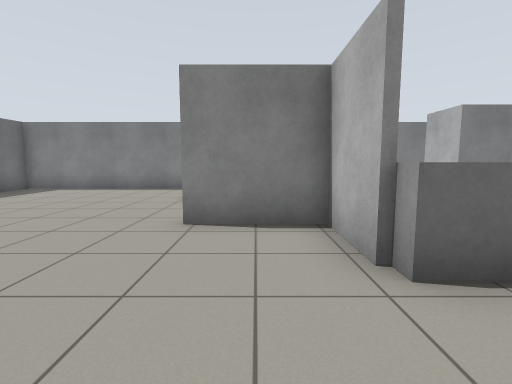
View 1 (above)

20 first-person views from a walk through a robot-simulator world made for Gazebo. The camera is 1 m above the floor, tilts 6° down and sees 85° across. The floor is counted in squares, 1 m on a side. Each view is taken from the middle of a square. On the plan, view 1 faces up. The plan holds only what a view shows up to about 12 squares ahead; the rest is blank.

View 2
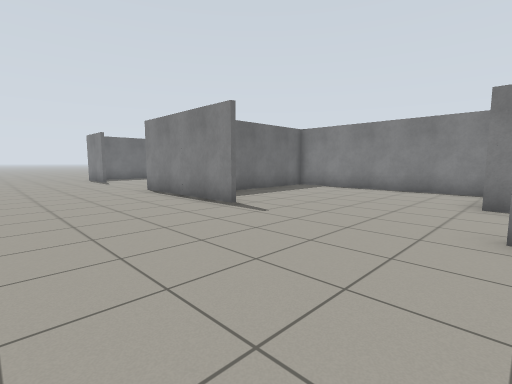

View 3
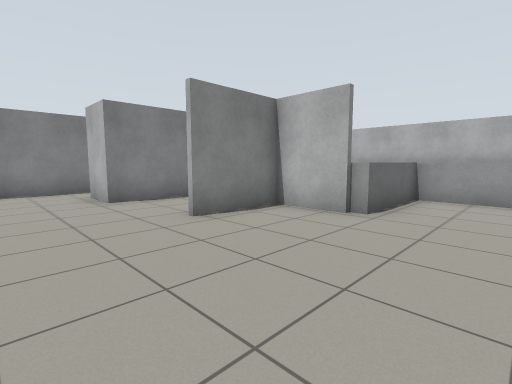

View 4
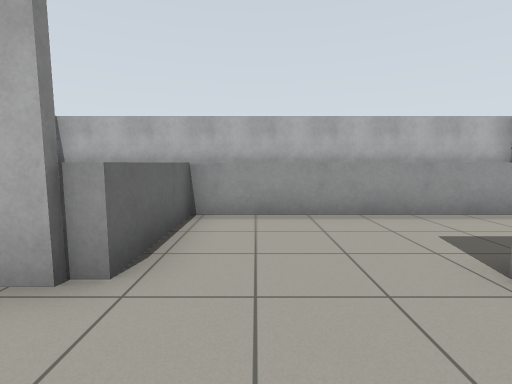

View 5
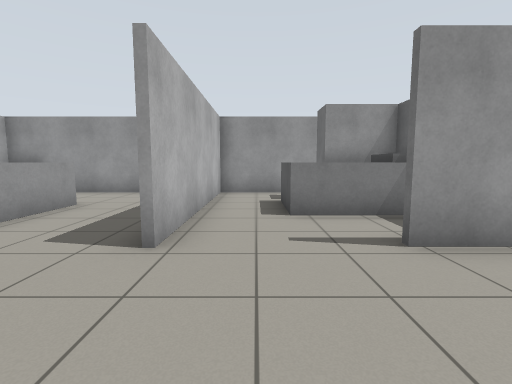

View 6
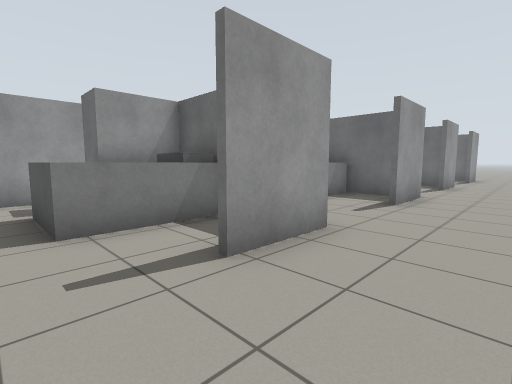

View 7
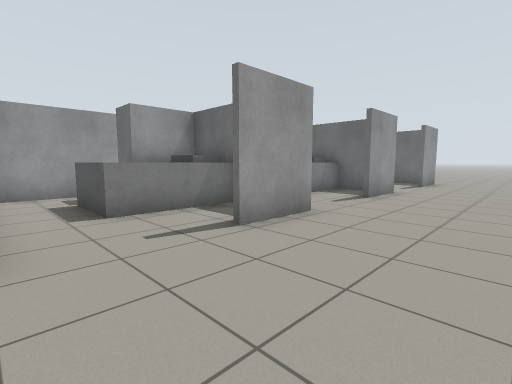

View 8
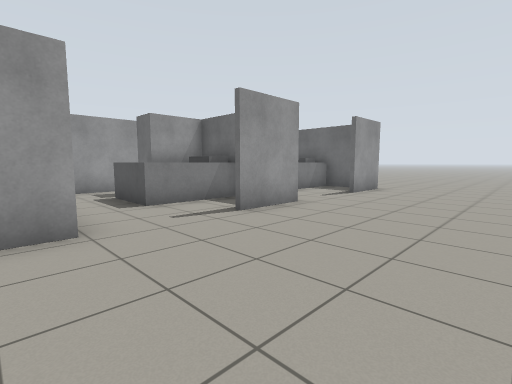

View 9
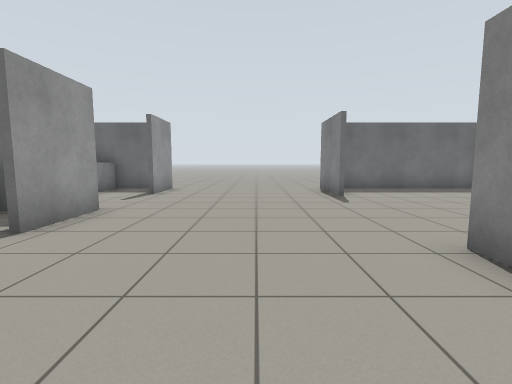

View 10
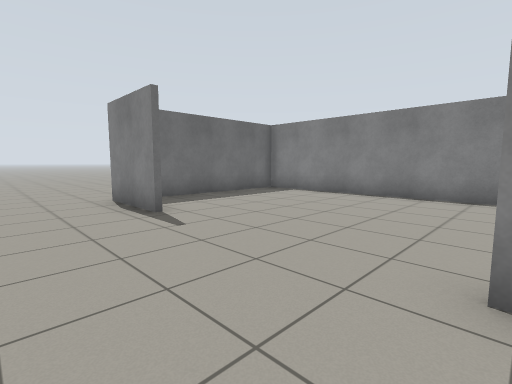

View 11
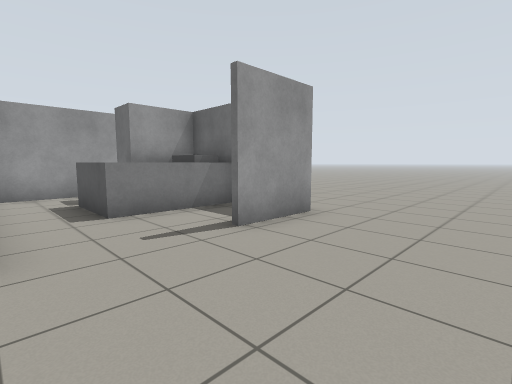

View 12
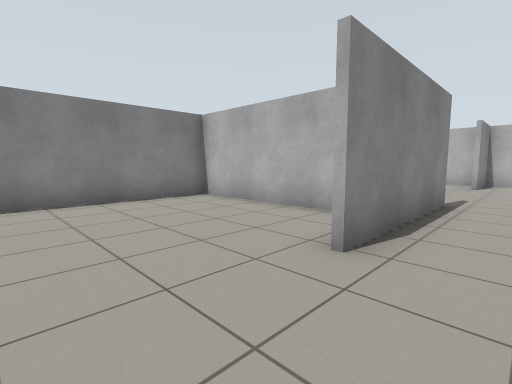

View 13
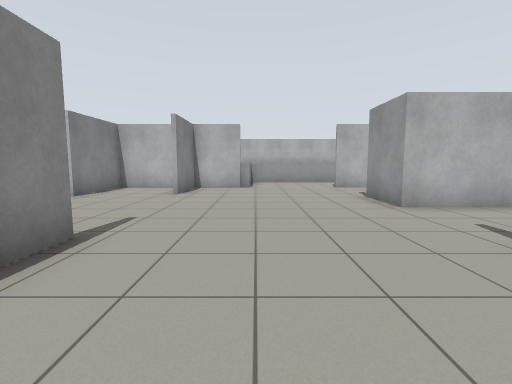

View 14
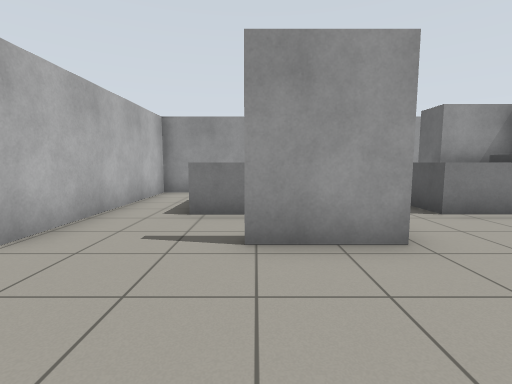

View 15
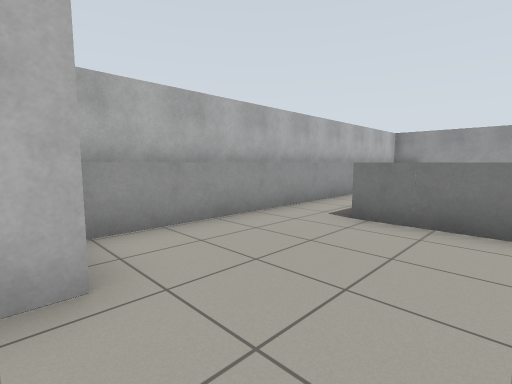

View 16
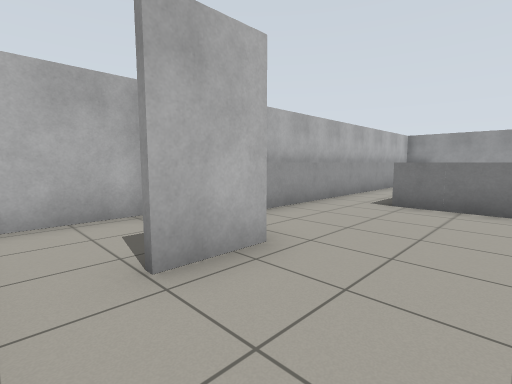

View 17
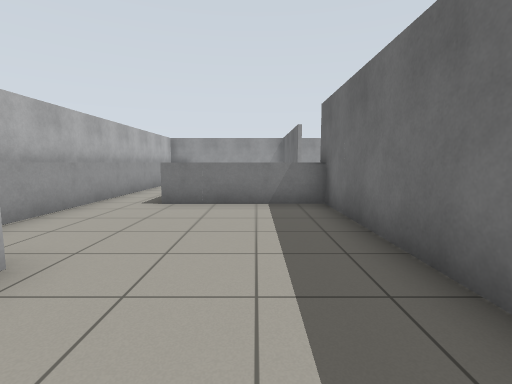

View 18
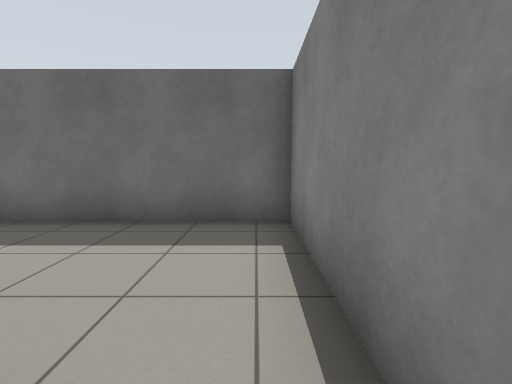

View 19
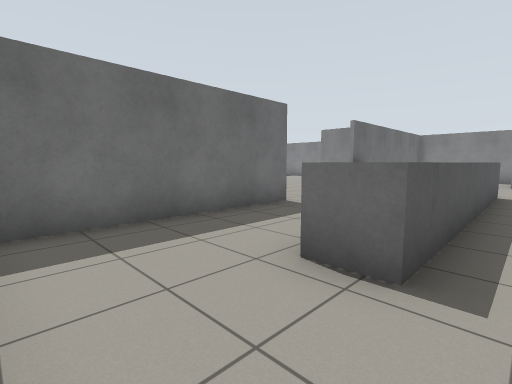

View 20
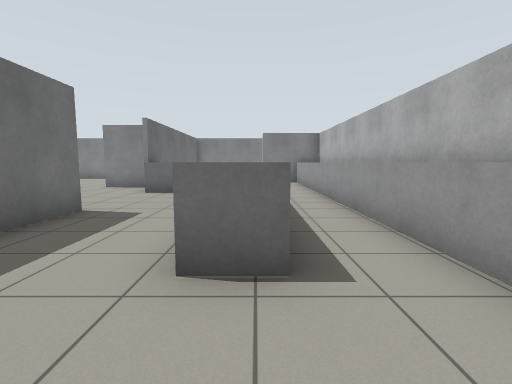

### Floor plan
Key: @ floor where view 1 was taken; # wall or solid block; . floor; C cabinet; B bed.
Columns run from 20 left of view 1 to 8 right of it. Each row starts with its distance up from view 1.
 11  ##########################
 10  #.........#.......  #......#
  9  #.........#.......  #......#
  8  #.........#......#  #...##.#
  7  #.........#......####....#CC
  6  #.........#.........#.....CC
  5 .#.........#.........#.....CC
  4 .###.....#####.....###.....CC
  3 .....................#CCCC.CC
  2 .........................C.CC
  1 .........................C.CC
  0 ....................@....C.CC
 -1 .###..###..###..###......C.CC
 -2 .#....#....#....#....#...C.CC
 -3  #....#....#....#....#...C.CC
 -4  #BBB.#BBB.#BBB.#BBB.#...C.CC
 -5  #BBB.#B B.#B B.#B B.#.....CC
 -6    #..# #..# #..# #..#..... C
 -7     ..#  ..#  ..#  ..#.....CC
 -8    #### #### #### ####  ###

Where each view was taken, in squares from view 1:
view 1: 0 up, 0 right, facing up
view 2: 0 up, 1 left, facing up-left
view 3: 0 up, 4 left, facing up-right
view 4: 1 up, 1 left, facing right
view 5: 2 up, 0 right, facing down
view 6: 1 up, 0 right, facing down-left
view 7: 2 up, 4 left, facing down-left
view 8: 3 up, 8 left, facing down-left
view 9: 2 up, 8 left, facing left
view 10: 2 up, 11 left, facing up-left
view 11: 2 up, 14 left, facing down-left
view 12: 3 up, 14 left, facing up-right
view 13: 2 up, 10 left, facing right
view 14: 2 up, 12 left, facing down
view 15: 8 up, 3 right, facing down-right
view 16: 10 up, 3 right, facing down-right
view 17: 10 up, 3 right, facing down
view 18: 10 up, 6 right, facing left
view 19: 7 down, 6 right, facing up-left
view 20: 7 down, 5 right, facing up
